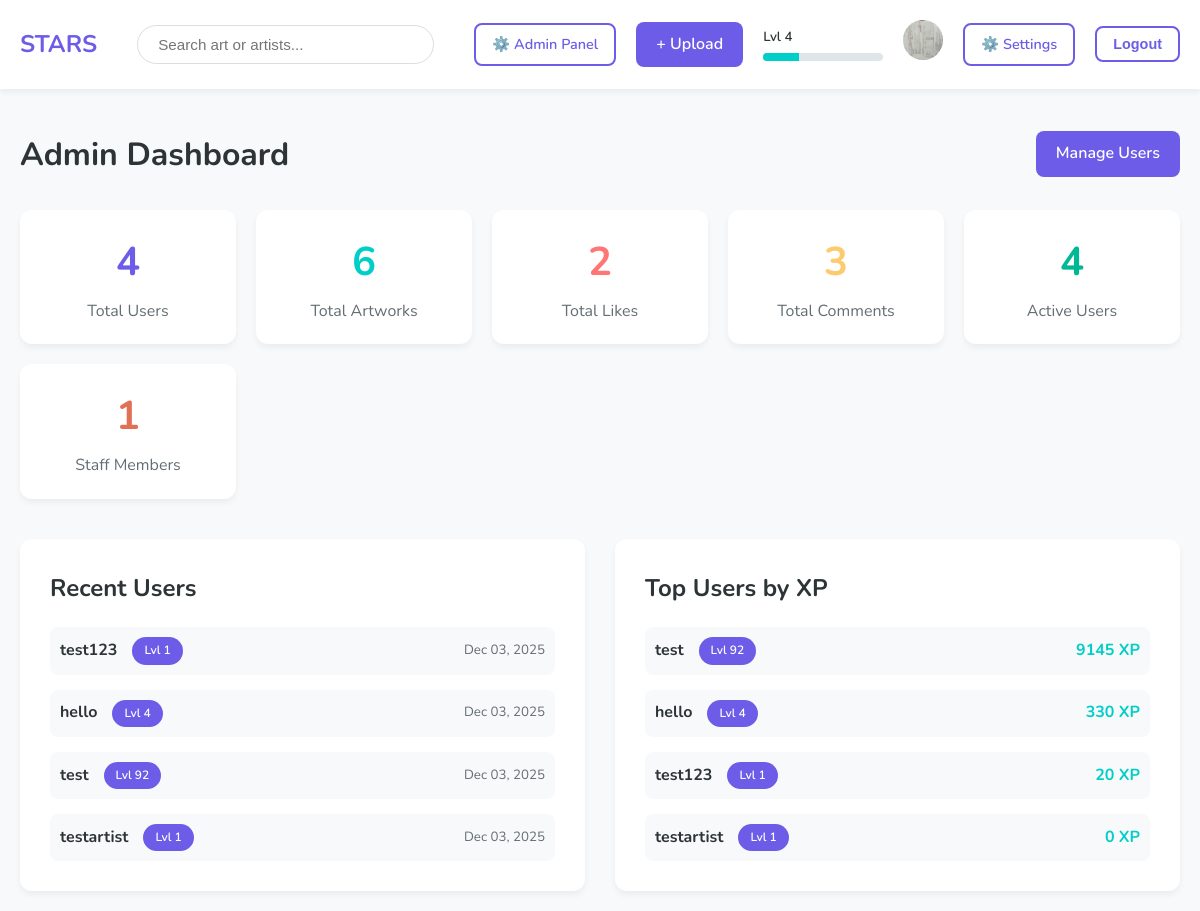
Before: /admin-panel/ (signed in) with the older database file.
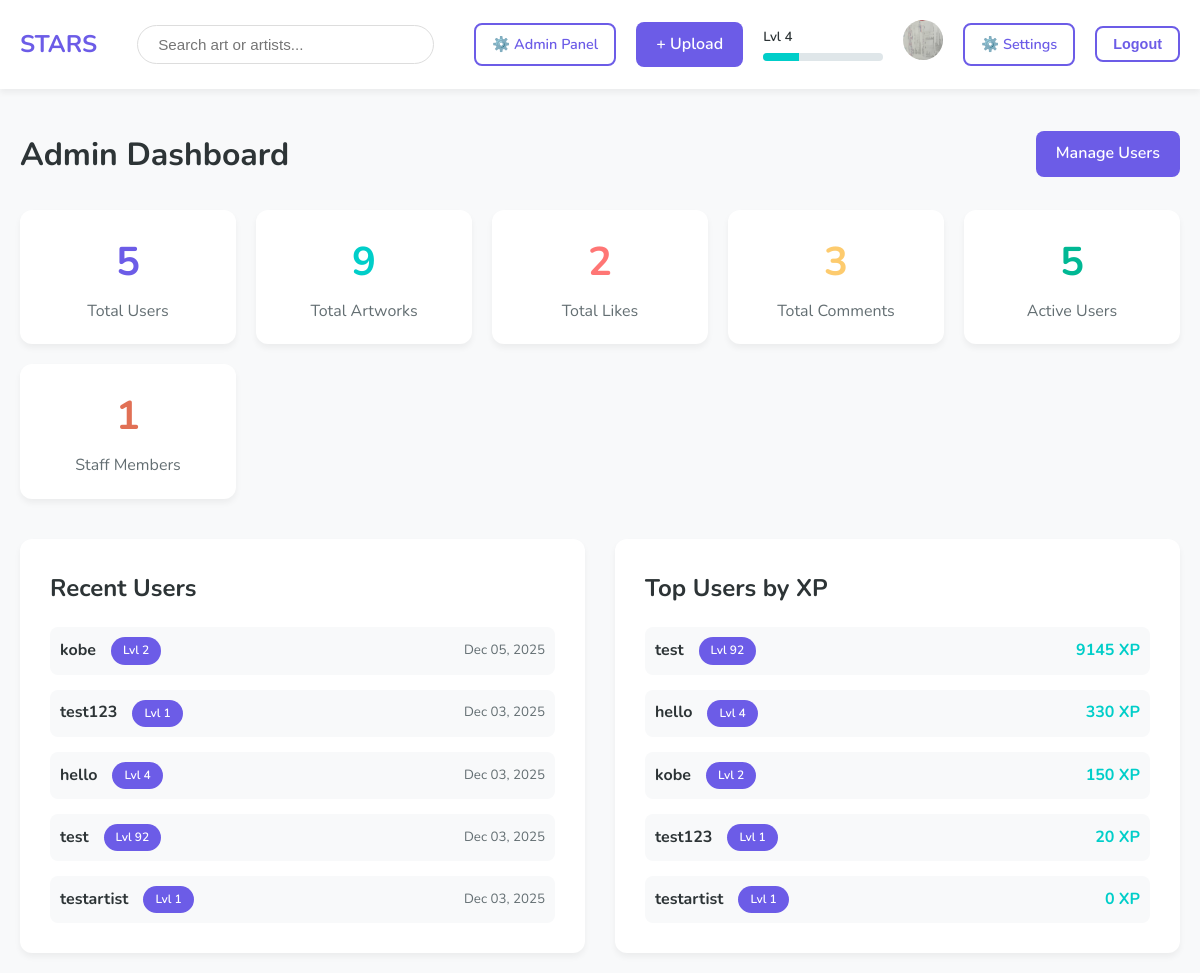
After: the same page with the newer database file.
### users/models.py (models this page shows, shortened)
class CustomUser(AbstractUser):
    bio = models.TextField(blank=True, max_length=500)
    avatar = models.ImageField(upload_to='avatars/', blank=True, null=True)
    xp = models.IntegerField(default=0)
    level = models.IntegerField(default=1)

### core/admin_views.py (the view)
# urls.py: path('admin-panel/', admin_views.admin_dashboard, name='admin_dashboard'),
@staff_member_required
def admin_dashboard(request):
    stats = {
        'total_users': CustomUser.objects.count(),
        'total_artworks': Artwork.objects.count(),
        'total_likes': Like.objects.count(),
        'total_comments': Comment.objects.count(),
        'active_users': CustomUser.objects.filter(is_active=True).count(),
        'staff_users': CustomUser.objects.filter(is_staff=True).count(),
    }
    recent_users = CustomUser.objects.order_by('-date_joined')[:5]
    top_users = CustomUser.objects.order_by('-xp')[:5]
    context = {
        'stats': stats,
        'recent_users': recent_users,
        'top_users': top_users,
    }
    return render(request, 'core/admin_dashboard.html', context)

### templates/core/admin_dashboard.html
{% extends 'base.html' %}
{% block content %}
<div style="max-width: 1200px; margin: 0 auto;">
    <div style="display: flex; justify-content: space-between; align-items: center; margin-bottom: 30px;">
        <h1>Admin Dashboard</h1>
        <a href="{% url 'admin_users' %}" class="btn btn-primary">Manage Users</a>
    </div>
    <div style="display: grid; grid-template-columns: repeat(auto-fit, minmax(200px, 1fr)); gap: 20px; margin-bottom: 40px;">
        <div class="card" style="padding: 20px; text-align: center;">
            <h3 style="color: var(--primary); font-size: 2.5rem; margin: 0;">{{ stats.total_users }}</h3>
            <p style="color: var(--text-light); margin-top: 5px;">Total Users</p>
        </div>
        <div class="card" style="padding: 20px; text-align: center;">
            <h3 style="color: var(--secondary); font-size: 2.5rem; margin: 0;">{{ stats.total_artworks }}</h3>
            <p style="color: var(--text-light); margin-top: 5px;">Total Artworks</p>
        </div>
        <div class="card" style="padding: 20px; text-align: center;">
            <h3 style="color: #ff7675; font-size: 2.5rem; margin: 0;">{{ stats.total_likes }}</h3>
            <p style="color: var(--text-light); margin-top: 5px;">Total Likes</p>
        </div>
        <div class="card" style="padding: 20px; text-align: center;">
            <h3 style="color: #fdcb6e; font-size: 2.5rem; margin: 0;">{{ stats.total_comments }}</h3>
            <p style="color: var(--text-light); margin-top: 5px;">Total Comments</p>
        </div>
        <div class="card" style="padding: 20px; text-align: center;">
            <h3 style="color: #00b894; font-size: 2.5rem; margin: 0;">{{ stats.active_users }}</h3>
            <p style="color: var(--text-light); margin-top: 5px;">Active Users</p>
        </div>
        <div class="card" style="padding: 20px; text-align: center;">
            <h3 style="color: #e17055; font-size: 2.5rem; margin: 0;">{{ stats.staff_users }}</h3>
            <p style="color: var(--text-light); margin-top: 5px;">Staff Members</p>
        </div>
    </div>
    <div style="display: grid; grid-template-columns: 1fr 1fr; gap: 30px;">
        <div class="card" style="padding: 30px;">
            <h2 style="margin-bottom: 20px;">Recent Users</h2>
            <div style="display: flex; flex-direction: column; gap: 15px;">
                {% for user in recent_users %}
                <div style="display: flex; justify-content: space-between; align-items: center; padding: 10px; background: var(--bg-color); border-radius: 8px;">
                    <div class="flex-row">
                        <strong>{{ user.username }}</strong>
                        <span class="level-badge" style="font-size: 0.75rem;">Lvl {{ user.level }}</span>
                    </div>
                    <small style="color: var(--text-light);">{{ user.date_joined|date:"M d, Y" }}</small>
                </div>
                {% endfor %}
            </div>
        </div>
        <div class="card" style="padding: 30px;">
            <h2 style="margin-bottom: 20px;">Top Users by XP</h2>
            <div style="display: flex; flex-direction: column; gap: 15px;">
                {% for user in top_users %}
                <div style="display: flex; justify-content: space-between; align-items: center; padding: 10px; background: var(--bg-color); border-radius: 8px;">
                    <div class="flex-row">
                        <strong>{{ user.username }}</strong>
                        <span class="level-badge" style="font-size: 0.75rem;">Lvl {{ user.level }}</span>
                    </div>
                    <strong style="color: var(--secondary);">{{ user.xp }} XP</strong>
                </div>
                {% endfor %}
            </div>
        </div>
    </div>
</div>
{% endblock %}

### templates/base.html (shortened to what this page needs)
<!DOCTYPE html>
<html lang="en">
<head>
    <link rel="stylesheet" href="{% load static %}{% static 'css/styles.css' %}">
</head>
<body>
    {% load static %}
    <nav class="flex-between container" style="background: white; margin-bottom: 20px;">
        <div class="logo"><h2><a href="{% url 'landing' %}" style="text-decoration: none; color: var(--primary);">STARS</a></h2></div>
        <form action="{% url 'feed' %}" method="GET" class="search-form">
            <input type="text" name="q" placeholder="Search art or artists..." class="search-input" value="{{ search_query|default:'' }}">
        </form>
        <div class="user-menu flex-row">
            {% if user.is_authenticated %}
                {% if user.is_staff %}
                    <a href="{% url 'admin_dashboard' %}" class="btn btn-outline" style="padding: 8px 16px; font-size: 0.9rem;">⚙️ Admin Panel</a>
                {% endif %}
                <a href="{% url 'upload' %}" class="btn btn-primary">+ Upload</a>
                <div class="xp-display">
                    <small style="font-weight: 600;">Lvl {{ user.level }}</small>
                    <div class="xp-bar-container">
                        <div class="xp-bar-fill" id="navXpBar" data-xp="{{ user.xp }}" style="width: 0%;"></div>
                    </div>
                </div>
                <a href="{% url 'profile' username=user.username %}">
                    {% if user.avatar %}
                        <img src="{{ user.avatar.url }}" class="avatar" alt="{{ user.username }}">
                    {% else %}
                        <img src="{% static 'images/default-avatar.png' %}" class="avatar" alt="{{ user.username }}">
                    {% endif %}
                </a>
                <a href="{% url 'account_settings' %}" class="btn btn-outline" style="padding: 8px 16px; font-size: 0.9rem;">⚙️ Settings</a>
                <form action="{% url 'logout' %}" method="POST" style="margin: 0; display: inline;">
                    <button type="submit" class="btn btn-outline" style="padding: 8px 16px; font-size: 0.9rem; cursor: pointer;">Logout</button>
                </form>
            {% else %}
                <a href="{% url 'login' %}" class="btn btn-primary">Login</a>
                <a href="{% url 'register' %}" class="btn btn-outline">Sign Up</a>
            {% endif %}
        </div>
    </nav>
    <main class="container">
        {% block content %}{% endblock %}
    </main>
</body>
</html>

Changed rows visible on the page:
added CustomUser: username "kobe", level "2", date_joined "Dec 05, 2025", xp "150"
Other visible differences:
{{ stats.total_users }}: "4" → "5"
{{ stats.total_artworks }}: "6" → "9"
{{ stats.active_users }}: "4" → "5"
